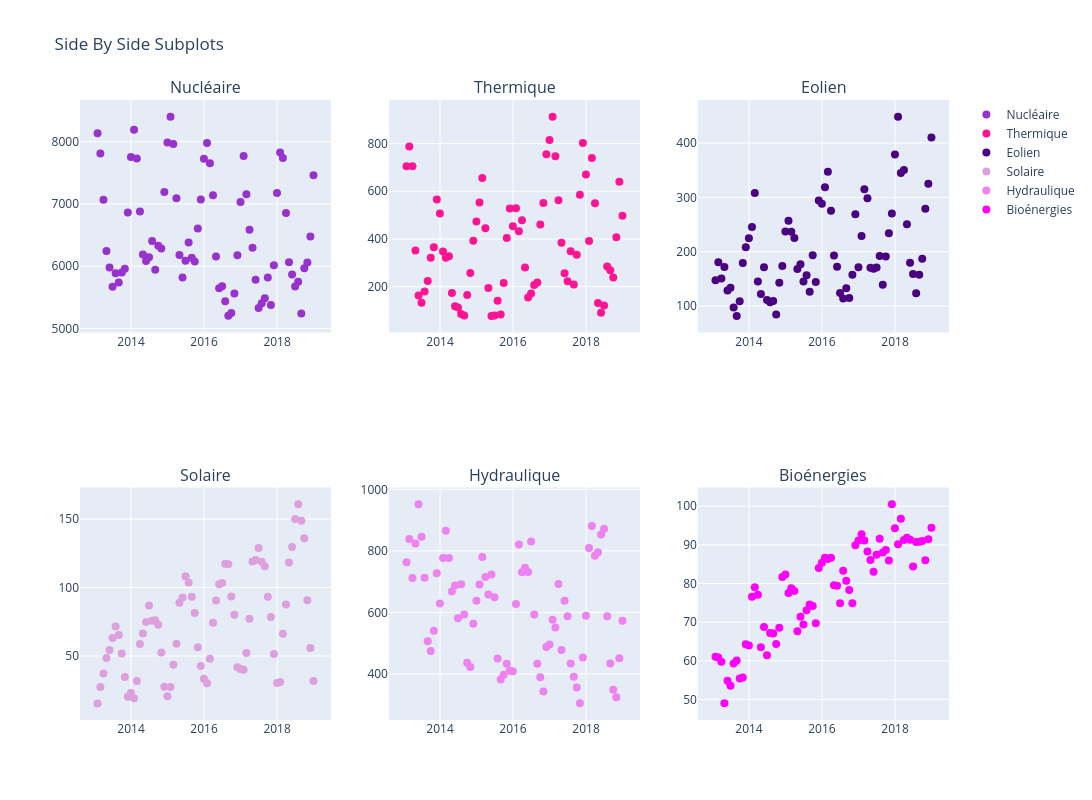

Notebook source saved alongside this figure:
### Markdown cell above
# Plotting with Plotly (optional)

In order to go further you can start exploring an alternative ploting library: Plotly.

Two possible ways of using plotly with pandas :
 - https://plotly.com/python/pandas-backend/
 - https://github.com/santosjorge/cufflinks
 - https://coderzcolumn.com/tutorials/data-science/cufflinks-how-to-create-plotly-charts-from-pandas-dataframe-with-one-line-of-code
 
Repeat the previous exercises using the Plotly/Cufflinks backend for Pandas. 

Which library do you prefer ? Which plotly integration works better ?

### Code cell
import plotly.express as px
from plotly.subplots import make_subplots
import plotly.graph_objects as go

fig = make_subplots(rows=2, cols=3, subplot_titles=["Nucléaire", "Thermique", "Eolien", "Solaire", "Hydraulique", "Bioénergies"])

cols_positions = [
    ("Nucléaire", 1, 1,'darkorchid'),
    ("Thermique", 1, 2,'deeppink'),
    ("Eolien", 1, 3,'indigo'),
    ("Solaire", 2, 1,'plum'),
    ("Hydraulique", 2, 2,'violet'),
    ("Bioénergies", 2, 3,'magenta'),
]

for col_name, row, col, c in cols_positions:
    col_monthly = df_cols[col_name].resample("ME").mean().reset_index()
    fig.add_trace(
        go.Scatter(x=col_monthly["DateTime"], y=col_monthly[col_name], 
                    mode="markers", name=col_name,marker=dict(color=c, size=8)),
        row=row, col=col
    )

fig.update_layout(height=800, width=1800,title_text="Side By Side Subplots")
fig.show()
